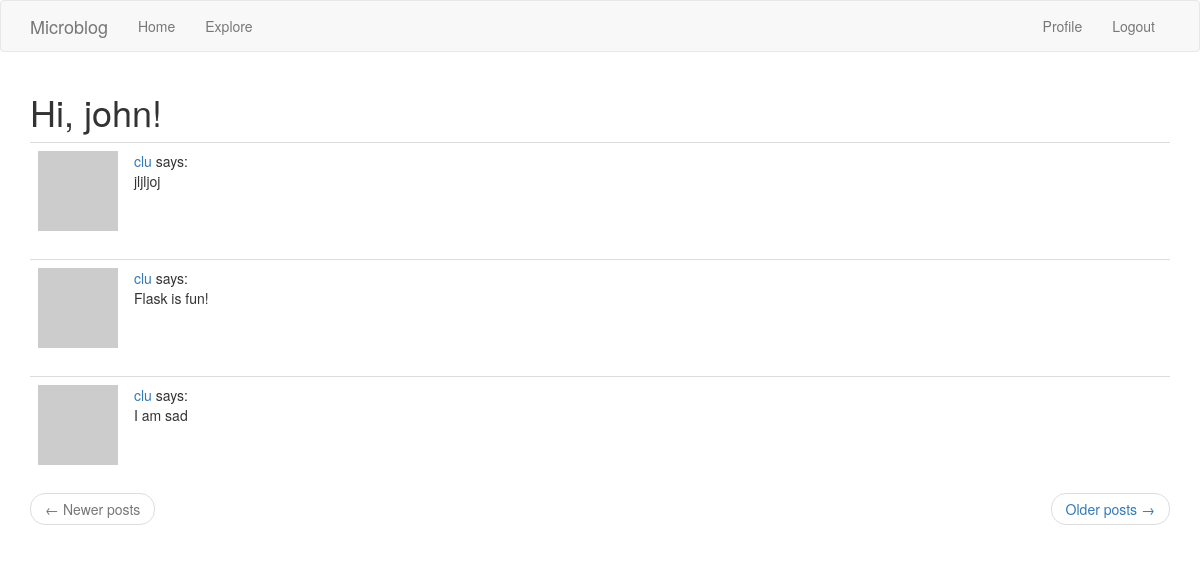
Page /explore (signed in) on the committed database.
### blogApp/models.py (models this page shows, shortened)
class User(UserMixin, db.Model):
  id = db.Column(db.Integer, primary_key = True)
  username = db.Column(db.String(64), index = True, unique = True)
  email = db.Column(db.String(120), index = True, unique = True)
  password_hash = db.Column(db.String(128))
  about_me = db.Column(db.String(140))
  last_seen = db.Column(db.DateTime, default=datetime.utcnow)
  '''
  For a one-to-many relationship, a db.relationship field is normally defined on the "one" side, and is used as a convenient way to get access to the "many".
  The backref argument defines the name of a field that will be added to the objects of the "many" class that points back at the "one" object.
  '''
  posts = db.relationship('Post', backref='author', lazy='dynamic')
  '''
  The __repr__ method tells Python how to print objects of this class, which is going to be useful for debugging.
  '''
  def __repr__(self):
    return '<User {}>'.format(self.username)
  def avatar(self, size):
    digest = md5(self.email.lower().encode('utf-8')).hexdigest()
    return 'https://www.gravatar.com/avatar/{}?d=identicon&s={}'.format(digest, size)
  '''
  many to many relationship
  '''
  followed = db.relationship(
    'User', secondary=followers,
    primaryjoin=(followers.c.follower_id == id),
    secondaryjoin=(followers.c.followed_id == id),
    backref=db.backref('followers', lazy='dynamic'), lazy='dynamic')

class Post(db.Model):
    id = db.Column(db.Integer, primary_key=True)
    body = db.Column(db.String(140))
    timestamp = db.Column(db.DateTime, index=True, default=datetime.utcnow) # timestamp index post so can retrieve them in  chronological order.
    user_id = db.Column(db.Integer, db.ForeignKey('user.id'))

### blogApp/routes.py (the view)
@app.route('/explore')
@login_required
def explore():
    page = request.args.get('page', 1, type=int)
    posts = Post.query.order_by(Post.timestamp.desc()).paginate(page, app.config['POSTS_PER_PAGE'], False)
    next_url = url_for('explore', page=posts.next_num) if posts.has_next else None
    prev_url = url_for('explore', page=posts.prev_num) if posts.has_prev else None
    return render_template("index.html", title='Explore', posts=posts.items,
                          next_url=next_url, prev_url=prev_url)

### blogApp/models.py (called while the page is built)
@login.user_loader
def load_user(id):
    return User.query.get(int(id))

### blogApp/routes.py (called while the page is built)
@app.before_request
def before_request():
  if current_user.is_authenticated:
    current_user.last_seen = datetime.utcnow()
    db.session.commit()

### blogApp/templates/index.html (shortened to what this page needs)
{% extends "base.html" %}
{% import 'bootstrap/wtf.html' as wtf %}
{% block app_content %}
    <h1>Hi, {{ current_user.username }}!</h1>
    {% for post in posts %}
        {% include '_post.html' %}
    {% endfor %}
     <nav aria-label="...">
        <ul class="pager">
            <li class="previous{% if not prev_url %} disabled{% endif %}">
                <a href="{{ prev_url or '#' }}">
                    <span aria-hidden="true">&larr;</span> Newer posts
                </a>
            </li>
            <li class="next{% if not next_url %} disabled{% endif %}">
                <a href="{{ next_url or '#' }}">
                    Older posts <span aria-hidden="true">&rarr;</span>
                </a>
            </li>
        </ul>
    </nav>
{% endblock %}

### blogApp/templates/_post.html
 <table class="table table-hover">
    <tr>
        <td width="70px">
            <a href="{{ url_for('user', username=post.author.username) }}">
                <img src="{{ post.author.avatar(70) }}" />
            </a>
        </td>
        <td>
            <a href="{{ url_for('user', username=post.author.username) }}">
                {{ post.author.username }}
            </a>
            says:
            <br>
            {{ post.body }}
        </td>
    </tr>
</table>

### rows in the picture
User: username "john"
Post: author.username "clu", body "jljljoj"
Post: author.username "clu", body "Flask is fun!"
Post: author.username "clu", body "I am sad"
